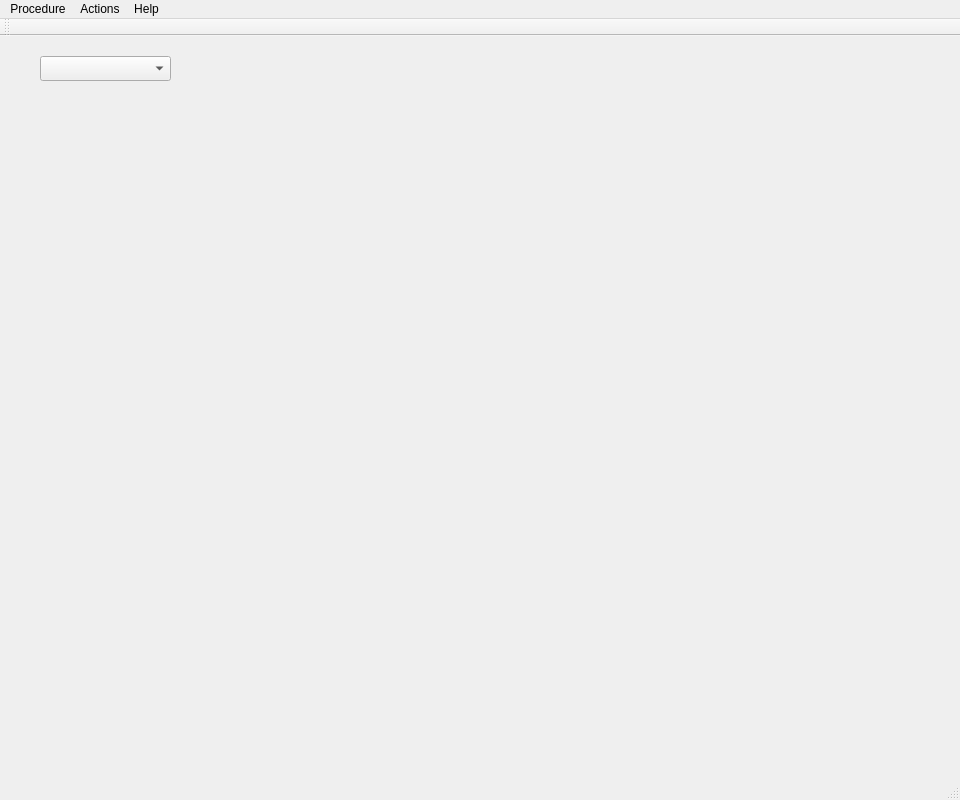
<?xml version="1.0" encoding="UTF-8"?>
<ui version="4.0">
 <class>MainWindow</class>
 <widget class="QMainWindow" name="MainWindow">
  <property name="geometry">
   <rect>
    <x>0</x>
    <y>0</y>
    <width>960</width>
    <height>800</height>
   </rect>
  </property>
  <property name="windowTitle">
   <string>MainWindow</string>
  </property>
  <widget class="QWidget" name="centralWidget">
   <widget class="QComboBox" name="CaseTypeWidget">
    <property name="geometry">
     <rect>
      <x>40</x>
      <y>20</y>
      <width>131</width>
      <height>25</height>
     </rect>
    </property>
   </widget>
  </widget>
  <widget class="QMenuBar" name="menuBar">
   <property name="geometry">
    <rect>
     <x>0</x>
     <y>0</y>
     <width>960</width>
     <height>22</height>
    </rect>
   </property>
   <widget class="QMenu" name="menuProcedure">
    <property name="title">
     <string>Procedure</string>
    </property>
    <addaction name="actionNew"/>
    <addaction name="actionSave"/>
    <addaction name="actionopen"/>
   </widget>
   <widget class="QMenu" name="menuActions">
    <property name="title">
     <string>Actions</string>
    </property>
   </widget>
   <widget class="QMenu" name="menuHelp">
    <property name="title">
     <string>Help</string>
    </property>
   </widget>
   <addaction name="menuProcedure"/>
   <addaction name="menuActions"/>
   <addaction name="menuHelp"/>
  </widget>
  <widget class="QToolBar" name="mainToolBar">
   <attribute name="toolBarArea">
    <enum>TopToolBarArea</enum>
   </attribute>
   <attribute name="toolBarBreak">
    <bool>false</bool>
   </attribute>
  </widget>
  <widget class="QStatusBar" name="statusBar"/>
  <action name="actionNew">
   <property name="text">
    <string>New</string>
   </property>
  </action>
  <action name="actionSave">
   <property name="text">
    <string>Save</string>
   </property>
  </action>
  <action name="actionopen">
   <property name="text">
    <string>open</string>
   </property>
  </action>
 </widget>
 <layoutdefault spacing="6" margin="11"/>
 <resources/>
 <connections/>
</ui>
